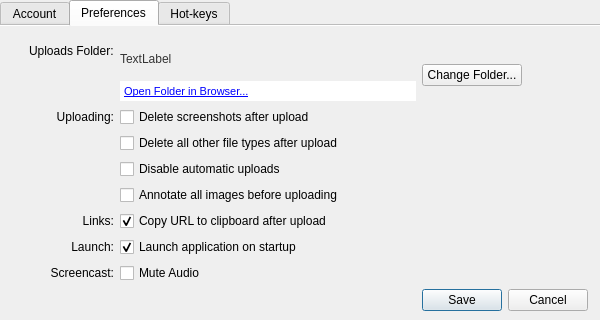
<?xml version="1.0" encoding="UTF-8"?>
<ui version="4.0">
 <class>PreferencesWidget</class>
 <widget class="QTabWidget" name="PreferencesWidget">
  <property name="enabled">
   <bool>true</bool>
  </property>
  <property name="geometry">
   <rect>
    <x>0</x>
    <y>0</y>
    <width>600</width>
    <height>320</height>
   </rect>
  </property>
  <property name="sizePolicy">
   <sizepolicy hsizetype="Minimum" vsizetype="Minimum">
    <horstretch>0</horstretch>
    <verstretch>0</verstretch>
   </sizepolicy>
  </property>
  <property name="minimumSize">
   <size>
    <width>600</width>
    <height>320</height>
   </size>
  </property>
  <property name="maximumSize">
   <size>
    <width>600</width>
    <height>320</height>
   </size>
  </property>
  <property name="contextMenuPolicy">
   <enum>Qt::CustomContextMenu</enum>
  </property>
  <property name="windowTitle">
   <string>Box SimpleShare</string>
  </property>
  <property name="windowIcon">
   <iconset resource="resources.qrc">
    <normaloff>:/res/loading_1.png</normaloff>:/res/loading_1.png</iconset>
  </property>
  <property name="styleSheet">
   <string notr="true"/>
  </property>
  <property name="tabPosition">
   <enum>QTabWidget::North</enum>
  </property>
  <property name="tabShape">
   <enum>QTabWidget::Rounded</enum>
  </property>
  <property name="currentIndex">
   <number>1</number>
  </property>
  <property name="iconSize">
   <size>
    <width>32</width>
    <height>32</height>
   </size>
  </property>
  <property name="elideMode">
   <enum>Qt::ElideNone</enum>
  </property>
  <property name="documentMode">
   <bool>true</bool>
  </property>
  <widget class="QWidget" name="accountPage">
   <property name="autoFillBackground">
    <bool>false</bool>
   </property>
   <property name="styleSheet">
    <string notr="true"/>
   </property>
   <attribute name="icon">
    <iconset resource="resources.qrc">
     <normaloff>:/res/icon_account.png</normaloff>:/res/icon_account.png</iconset>
   </attribute>
   <attribute name="title">
    <string>Account</string>
   </attribute>
   <layout class="QGridLayout" name="gridLayout_5">
    <property name="leftMargin">
     <number>9</number>
    </property>
    <property name="rightMargin">
     <number>9</number>
    </property>
    <item row="5" column="0">
     <layout class="QHBoxLayout" name="horizontalLayout_2">
      <property name="leftMargin">
       <number>9</number>
      </property>
      <property name="rightMargin">
       <number>9</number>
      </property>
      <item>
       <widget class="QLabel" name="versionLabel">
        <property name="font">
         <font>
          <weight>75</weight>
          <bold>true</bold>
         </font>
        </property>
        <property name="text">
         <string>v 2.0</string>
        </property>
       </widget>
      </item>
      <item>
       <spacer name="horizontalSpacer">
        <property name="orientation">
         <enum>Qt::Horizontal</enum>
        </property>
        <property name="sizeHint" stdset="0">
         <size>
          <width>40</width>
          <height>20</height>
         </size>
        </property>
       </spacer>
      </item>
     </layout>
    </item>
    <item row="1" column="0">
     <widget class="QGroupBox" name="loggedGroupBox">
      <property name="sizePolicy">
       <sizepolicy hsizetype="Preferred" vsizetype="Expanding">
        <horstretch>0</horstretch>
        <verstretch>0</verstretch>
       </sizepolicy>
      </property>
      <property name="title">
       <string>Account</string>
      </property>
      <property name="flat">
       <bool>false</bool>
      </property>
      <layout class="QGridLayout" name="gridLayout_3">
       <property name="leftMargin">
        <number>10</number>
       </property>
       <property name="rightMargin">
        <number>18</number>
       </property>
       <item row="0" column="0">
        <widget class="QLabel" name="lbUserIcon">
         <property name="minimumSize">
          <size>
           <width>40</width>
           <height>40</height>
          </size>
         </property>
         <property name="maximumSize">
          <size>
           <width>40</width>
           <height>40</height>
          </size>
         </property>
         <property name="text">
          <string/>
         </property>
         <property name="pixmap">
          <pixmap resource="resources.qrc">:/res/avatar.png</pixmap>
         </property>
         <property name="scaledContents">
          <bool>true</bool>
         </property>
        </widget>
       </item>
       <item row="0" column="1">
        <layout class="QVBoxLayout" name="verticalLayout_2">
         <item>
          <widget class="QLabel" name="lbUsername">
           <property name="font">
            <font>
             <pointsize>10</pointsize>
             <weight>75</weight>
             <bold>true</bold>
            </font>
           </property>
           <property name="text">
            <string>You are not logged in</string>
           </property>
          </widget>
         </item>
         <item>
          <widget class="QLabel" name="lbUsedInfo">
           <property name="enabled">
            <bool>false</bool>
           </property>
           <property name="text">
            <string>working in offline mode</string>
           </property>
          </widget>
         </item>
        </layout>
       </item>
       <item row="0" column="2">
        <spacer name="horizontalSpacer_3">
         <property name="orientation">
          <enum>Qt::Horizontal</enum>
         </property>
         <property name="sizeHint" stdset="0">
          <size>
           <width>230</width>
           <height>20</height>
          </size>
         </property>
        </spacer>
       </item>
       <item row="0" column="3">
        <widget class="QPushButton" name="loginLogoutPushButton">
         <property name="minimumSize">
          <size>
           <width>131</width>
           <height>32</height>
          </size>
         </property>
         <property name="maximumSize">
          <size>
           <width>16777215</width>
           <height>16777215</height>
          </size>
         </property>
         <property name="styleSheet">
          <string notr="true"/>
         </property>
         <property name="text">
          <string>Log In</string>
         </property>
        </widget>
       </item>
      </layout>
     </widget>
    </item>
    <item row="2" column="0">
     <widget class="QGroupBox" name="stackedGroupBox">
      <property name="sizePolicy">
       <sizepolicy hsizetype="Preferred" vsizetype="Expanding">
        <horstretch>0</horstretch>
        <verstretch>0</verstretch>
       </sizepolicy>
      </property>
      <property name="minimumSize">
       <size>
        <width>0</width>
        <height>33</height>
       </size>
      </property>
      <property name="title">
       <string>stackedGroupBox</string>
      </property>
      <layout class="QHBoxLayout" name="horizontalLayout_3">
       <property name="spacing">
        <number>0</number>
       </property>
       <property name="margin">
        <number>0</number>
       </property>
       <item>
        <widget class="QStackedWidget" name="stackedWidget">
         <property name="currentIndex">
          <number>1</number>
         </property>
         <widget class="QWidget" name="howToUsePage">
          <layout class="QHBoxLayout" name="horizontalLayout_5">
           <item>
            <layout class="QHBoxLayout" name="horizontalLayout_4">
             <property name="leftMargin">
              <number>9</number>
             </property>
             <property name="rightMargin">
              <number>9</number>
             </property>
             <item>
              <widget class="QLabel" name="labelNoteImage1">
               <property name="sizePolicy">
                <sizepolicy hsizetype="Fixed" vsizetype="Fixed">
                 <horstretch>0</horstretch>
                 <verstretch>0</verstretch>
                </sizepolicy>
               </property>
               <property name="text">
                <string/>
               </property>
               <property name="pixmap">
                <pixmap resource="resources.qrc">:/res/image_howto_step1.png</pixmap>
               </property>
              </widget>
             </item>
             <item>
              <widget class="QLabel" name="label_4">
               <property name="font">
                <font>
                 <weight>50</weight>
                 <bold>false</bold>
                </font>
               </property>
               <property name="text">
                <string>Drag files to system tray
or take a screenshot using Alt+Shift+4</string>
               </property>
              </widget>
             </item>
             <item>
              <widget class="QLabel" name="label_5">
               <property name="sizePolicy">
                <sizepolicy hsizetype="Fixed" vsizetype="Fixed">
                 <horstretch>0</horstretch>
                 <verstretch>0</verstretch>
                </sizepolicy>
               </property>
               <property name="text">
                <string/>
               </property>
               <property name="pixmap">
                <pixmap resource="resources.qrc">:/res/image_howto_step2.png</pixmap>
               </property>
              </widget>
             </item>
             <item>
              <widget class="QLabel" name="label_6">
               <property name="font">
                <font>
                 <weight>50</weight>
                 <bold>false</bold>
                </font>
               </property>
               <property name="text">
                <string>Check! It's done uploading
and the Link is copied to your clipboard</string>
               </property>
              </widget>
             </item>
            </layout>
           </item>
          </layout>
         </widget>
         <widget class="QWidget" name="page_10">
          <layout class="QGridLayout" name="gridLayout_2">
           <item row="1" column="0">
            <layout class="QGridLayout" name="gridLayout">
             <property name="leftMargin">
              <number>9</number>
             </property>
             <property name="rightMargin">
              <number>9</number>
             </property>
             <item row="1" column="0">
              <widget class="QProgressBar" name="progressBar">
               <property name="minimumSize">
                <size>
                 <width>0</width>
                 <height>32</height>
                </size>
               </property>
               <property name="maximumSize">
                <size>
                 <width>16777215</width>
                 <height>32</height>
                </size>
               </property>
               <property name="value">
                <number>24</number>
               </property>
               <property name="textVisible">
                <bool>true</bool>
               </property>
               <property name="invertedAppearance">
                <bool>false</bool>
               </property>
              </widget>
             </item>
             <item row="1" column="2">
              <widget class="QPushButton" name="stopPushButton">
               <property name="minimumSize">
                <size>
                 <width>131</width>
                 <height>32</height>
                </size>
               </property>
               <property name="text">
                <string>Cancel Upload</string>
               </property>
              </widget>
             </item>
             <item row="2" column="0" colspan="3">
              <widget class="QLabel" name="uploadingFileLabel">
               <property name="text">
                <string>Uploading</string>
               </property>
              </widget>
             </item>
             <item row="0" column="1">
              <spacer name="horizontalSpacer_4">
               <property name="orientation">
                <enum>Qt::Horizontal</enum>
               </property>
               <property name="sizeType">
                <enum>QSizePolicy::Fixed</enum>
               </property>
               <property name="sizeHint" stdset="0">
                <size>
                 <width>20</width>
                 <height>20</height>
                </size>
               </property>
              </spacer>
             </item>
            </layout>
           </item>
          </layout>
         </widget>
        </widget>
       </item>
      </layout>
     </widget>
    </item>
   </layout>
  </widget>
  <widget class="QWidget" name="preferencesPage">
   <attribute name="icon">
    <iconset resource="resources.qrc">
     <normaloff>:/res/icon_preferences.png</normaloff>:/res/icon_preferences.png</iconset>
   </attribute>
   <attribute name="title">
    <string>Preferences</string>
   </attribute>
   <layout class="QGridLayout" name="gridLayout_7">
    <item row="2" column="0">
     <layout class="QGridLayout" name="gridLayoutPreferences">
      <property name="leftMargin">
       <number>20</number>
      </property>
      <property name="topMargin">
       <number>0</number>
      </property>
      <property name="rightMargin">
       <number>3</number>
      </property>
      <item row="0" column="1">
       <spacer name="verticalSpacer_6">
        <property name="orientation">
         <enum>Qt::Vertical</enum>
        </property>
        <property name="sizeType">
         <enum>QSizePolicy::Expanding</enum>
        </property>
        <property name="sizeHint" stdset="0">
         <size>
          <width>13</width>
          <height>13</height>
         </size>
        </property>
       </spacer>
      </item>
      <item row="1" column="1" rowspan="4">
       <layout class="QVBoxLayout" name="verticalLayout_3">
        <property name="spacing">
         <number>0</number>
        </property>
        <item>
         <widget class="QLabel" name="uploadsFolderLabel">
          <property name="minimumSize">
           <size>
            <width>240</width>
            <height>0</height>
           </size>
          </property>
          <property name="styleSheet">
           <string notr="true">font: bold 10pt &quot;Arial&quot;;
color: #333333</string>
          </property>
          <property name="frameShape">
           <enum>QFrame::NoFrame</enum>
          </property>
          <property name="text">
           <string>TextLabel</string>
          </property>
         </widget>
        </item>
        <item>
         <widget class="QTextBrowser" name="textBrowser">
          <property name="sizePolicy">
           <sizepolicy hsizetype="Expanding" vsizetype="Fixed">
            <horstretch>0</horstretch>
            <verstretch>16</verstretch>
           </sizepolicy>
          </property>
          <property name="minimumSize">
           <size>
            <width>0</width>
            <height>20</height>
           </size>
          </property>
          <property name="maximumSize">
           <size>
            <width>16777215</width>
            <height>20</height>
           </size>
          </property>
          <property name="frameShape">
           <enum>QFrame::NoFrame</enum>
          </property>
          <property name="verticalScrollBarPolicy">
           <enum>Qt::ScrollBarAlwaysOff</enum>
          </property>
          <property name="horizontalScrollBarPolicy">
           <enum>Qt::ScrollBarAlwaysOff</enum>
          </property>
          <property name="html">
           <string>&lt;!DOCTYPE HTML PUBLIC &quot;-//W3C//DTD HTML 4.0//EN&quot; &quot;http://www.w3.org/TR/REC-html40/strict.dtd&quot;&gt;
&lt;html&gt;&lt;head&gt;&lt;meta name=&quot;qrichtext&quot; content=&quot;1&quot; /&gt;&lt;style type=&quot;text/css&quot;&gt;
p, li { white-space: pre-wrap; }
&lt;/style&gt;&lt;/head&gt;&lt;body style=&quot; font-family:'MS Shell Dlg 2'; font-size:8.25pt; font-weight:400; font-style:normal;&quot;&gt;
&lt;p style=&quot; margin-top:0px; margin-bottom:0px; margin-left:0px; margin-right:0px; -qt-block-indent:0; text-indent:0px;&quot;&gt;&lt;a href=&quot;openFolder&quot;&gt;&lt;span style=&quot; font-size:8pt; text-decoration: underline; color:#0000ff;&quot;&gt;Open Folder in Browser...&lt;/span&gt;&lt;/a&gt;&lt;/p&gt;&lt;/body&gt;&lt;/html&gt;</string>
          </property>
         </widget>
        </item>
       </layout>
      </item>
      <item row="3" column="2" rowspan="2" colspan="2">
       <layout class="QGridLayout" name="gridLayout_4">
        <item row="0" column="0">
         <widget class="QPushButton" name="changeFolderPushButton">
          <property name="minimumSize">
           <size>
            <width>100</width>
            <height>0</height>
           </size>
          </property>
          <property name="maximumSize">
           <size>
            <width>100</width>
            <height>16777215</height>
           </size>
          </property>
          <property name="text">
           <string>Change Folder...</string>
          </property>
         </widget>
        </item>
        <item row="0" column="1">
         <spacer name="horizontalSpacer_6">
          <property name="orientation">
           <enum>Qt::Horizontal</enum>
          </property>
          <property name="sizeHint" stdset="0">
           <size>
            <width>0</width>
            <height>0</height>
           </size>
          </property>
         </spacer>
        </item>
        <item row="1" column="0">
         <spacer name="verticalSpacer">
          <property name="orientation">
           <enum>Qt::Vertical</enum>
          </property>
          <property name="sizeHint" stdset="0">
           <size>
            <width>20</width>
            <height>40</height>
           </size>
          </property>
         </spacer>
        </item>
       </layout>
      </item>
      <item row="5" column="0">
       <widget class="QLabel" name="uploadingLabel">
        <property name="text">
         <string>Uploading:</string>
        </property>
        <property name="alignment">
         <set>Qt::AlignRight|Qt::AlignTrailing|Qt::AlignVCenter</set>
        </property>
       </widget>
      </item>
      <item row="5" column="1">
       <widget class="QCheckBox" name="deleteAfterUploadCheckBox">
        <property name="enabled">
         <bool>true</bool>
        </property>
        <property name="text">
         <string>Delete screenshots after upload</string>
        </property>
        <property name="checked">
         <bool>false</bool>
        </property>
       </widget>
      </item>
      <item row="6" column="1">
       <widget class="QCheckBox" name="deleteOtherCheckBox">
        <property name="text">
         <string>Delete all other file types after upload</string>
        </property>
        <property name="checked">
         <bool>false</bool>
        </property>
       </widget>
      </item>
      <item row="7" column="1">
       <widget class="QCheckBox" name="disableAutoUploadCheckBox">
        <property name="text">
         <string>Disable automatic uploads</string>
        </property>
        <property name="checked">
         <bool>false</bool>
        </property>
       </widget>
      </item>
      <item row="8" column="1">
       <widget class="QCheckBox" name="editorCheckBox">
        <property name="enabled">
         <bool>true</bool>
        </property>
        <property name="text">
         <string>Annotate all images before uploading</string>
        </property>
        <property name="checked">
         <bool>false</bool>
        </property>
       </widget>
      </item>
      <item row="9" column="0">
       <widget class="QLabel" name="linksLabel">
        <property name="text">
         <string>Links:</string>
        </property>
        <property name="alignment">
         <set>Qt::AlignRight|Qt::AlignTrailing|Qt::AlignVCenter</set>
        </property>
       </widget>
      </item>
      <item row="9" column="1">
       <widget class="QCheckBox" name="copyUrlCheckBox">
        <property name="text">
         <string>Copy URL to clipboard after upload</string>
        </property>
        <property name="checked">
         <bool>true</bool>
        </property>
       </widget>
      </item>
      <item row="10" column="0">
       <widget class="QLabel" name="launchLabel">
        <property name="text">
         <string>Launch:</string>
        </property>
        <property name="alignment">
         <set>Qt::AlignRight|Qt::AlignTrailing|Qt::AlignVCenter</set>
        </property>
       </widget>
      </item>
      <item row="10" column="1">
       <widget class="QCheckBox" name="startAtLoginCheckBox">
        <property name="text">
         <string>Launch application on startup</string>
        </property>
        <property name="checked">
         <bool>true</bool>
        </property>
       </widget>
      </item>
      <item row="11" column="0">
       <widget class="QLabel" name="label">
        <property name="text">
         <string>Screencast:</string>
        </property>
        <property name="alignment">
         <set>Qt::AlignRight|Qt::AlignTrailing|Qt::AlignVCenter</set>
        </property>
       </widget>
      </item>
      <item row="11" column="1">
       <widget class="QCheckBox" name="muteCheckBox">
        <property name="text">
         <string>Mute Audio</string>
        </property>
       </widget>
      </item>
      <item row="12" column="1">
       <spacer name="verticalSpacer_4">
        <property name="orientation">
         <enum>Qt::Vertical</enum>
        </property>
        <property name="sizeHint" stdset="0">
         <size>
          <width>0</width>
          <height>0</height>
         </size>
        </property>
       </spacer>
      </item>
      <item row="12" column="2">
       <widget class="QPushButton" name="okpushButton">
        <property name="maximumSize">
         <size>
          <width>92</width>
          <height>24</height>
         </size>
        </property>
        <property name="text">
         <string>Save</string>
        </property>
        <property name="autoDefault">
         <bool>false</bool>
        </property>
        <property name="default">
         <bool>true</bool>
        </property>
       </widget>
      </item>
      <item row="12" column="3">
       <widget class="QPushButton" name="cancelpushButton">
        <property name="maximumSize">
         <size>
          <width>92</width>
          <height>24</height>
         </size>
        </property>
        <property name="text">
         <string>Cancel</string>
        </property>
       </widget>
      </item>
      <item row="1" column="0">
       <spacer name="verticalSpacer_2">
        <property name="orientation">
         <enum>Qt::Vertical</enum>
        </property>
        <property name="sizeType">
         <enum>QSizePolicy::Fixed</enum>
        </property>
        <property name="sizeHint" stdset="0">
         <size>
          <width>20</width>
          <height>2</height>
         </size>
        </property>
       </spacer>
      </item>
      <item row="2" column="0">
       <widget class="QLabel" name="label_3">
        <property name="text">
         <string>Uploads Folder:</string>
        </property>
        <property name="alignment">
         <set>Qt::AlignLeading|Qt::AlignLeft|Qt::AlignVCenter</set>
        </property>
       </widget>
      </item>
     </layout>
    </item>
   </layout>
  </widget>
  <widget class="QWidget" name="shortcutsPage">
   <attribute name="icon">
    <iconset resource="resources.qrc">
     <normaloff>:/res/16x16_key_f.png</normaloff>:/res/16x16_key_f.png</iconset>
   </attribute>
   <attribute name="title">
    <string>Hot-keys</string>
   </attribute>
   <layout class="QVBoxLayout" name="verticalLayout">
    <item>
     <layout class="QGridLayout" name="gridLayout_9">
      <property name="topMargin">
       <number>12</number>
      </property>
      <property name="bottomMargin">
       <number>12</number>
      </property>
      <item row="0" column="2" rowspan="2">
       <widget class="QLabel" name="label_12">
        <property name="text">
         <string/>
        </property>
        <property name="pixmap">
         <pixmap resource="resources.qrc">:/res/image_hotkey_drawregion.png</pixmap>
        </property>
       </widget>
      </item>
      <item row="0" column="1">
       <widget class="QLabel" name="fullScreenLabel_2">
        <property name="sizePolicy">
         <sizepolicy hsizetype="Expanding" vsizetype="Preferred">
          <horstretch>0</horstretch>
          <verstretch>0</verstretch>
         </sizepolicy>
        </property>
        <property name="text">
         <string>Full Screen:</string>
        </property>
        <property name="alignment">
         <set>Qt::AlignBottom|Qt::AlignLeading|Qt::AlignLeft</set>
        </property>
        <property name="margin">
         <number>2</number>
        </property>
       </widget>
      </item>
      <item row="1" column="1">
       <widget class="KeySequenceWidget" name="fullScreenKeyWidget" native="true">
        <property name="minimumSize">
         <size>
          <width>70</width>
          <height>0</height>
         </size>
        </property>
        <property name="focusPolicy">
         <enum>Qt::StrongFocus</enum>
        </property>
       </widget>
      </item>
      <item row="0" column="3">
       <widget class="QLabel" name="regionKwyLabel_2">
        <property name="sizePolicy">
         <sizepolicy hsizetype="Expanding" vsizetype="Preferred">
          <horstretch>0</horstretch>
          <verstretch>0</verstretch>
         </sizepolicy>
        </property>
        <property name="text">
         <string>Draw Region:</string>
        </property>
        <property name="alignment">
         <set>Qt::AlignBottom|Qt::AlignLeading|Qt::AlignLeft</set>
        </property>
        <property name="margin">
         <number>2</number>
        </property>
       </widget>
      </item>
      <item row="1" column="3">
       <widget class="KeySequenceWidget" name="regionKeyWidget" native="true">
        <property name="minimumSize">
         <size>
          <width>70</width>
          <height>0</height>
         </size>
        </property>
        <property name="focusPolicy">
         <enum>Qt::StrongFocus</enum>
        </property>
       </widget>
      </item>
      <item row="2" column="0">
       <spacer name="verticalSpacer_5">
        <property name="orientation">
         <enum>Qt::Vertical</enum>
        </property>
        <property name="sizeType">
         <enum>QSizePolicy::Fixed</enum>
        </property>
        <property name="sizeHint" stdset="0">
         <size>
          <width>0</width>
          <height>6</height>
         </size>
        </property>
       </spacer>
      </item>
      <item row="0" column="0" rowspan="2">
       <widget class="QLabel" name="label_14">
        <property name="text">
         <string/>
        </property>
        <property name="pixmap">
         <pixmap resource="resources.qrc">:/res/image_hotkey_fullscreen.png</pixmap>
        </property>
       </widget>
      </item>
      <item row="3" column="4" rowspan="2">
       <widget class="QLabel" name="screencastLabel_3">
        <property name="text">
         <string/>
        </property>
        <property name="pixmap">
         <pixmap resource="resources.qrc">:/res/image_hotkey_screencast.png</pixmap>
        </property>
       </widget>
      </item>
      <item row="3" column="5">
       <widget class="QLabel" name="screencastKeyLabel_2">
        <property name="sizePolicy">
         <sizepolicy hsizetype="Expanding" vsizetype="Preferred">
          <horstretch>0</horstretch>
          <verstretch>0</verstretch>
         </sizepolicy>
        </property>
        <property name="text">
         <string>Screencast:</string>
        </property>
        <property name="alignment">
         <set>Qt::AlignBottom|Qt::AlignLeading|Qt::AlignLeft</set>
        </property>
        <property name="margin">
         <number>2</number>
        </property>
       </widget>
      </item>
      <item row="4" column="5">
       <widget class="KeySequenceWidget" name="screencastKeyWidget" native="true">
        <property name="minimumSize">
         <size>
          <width>70</width>
          <height>0</height>
         </size>
        </property>
        <property name="focusPolicy">
         <enum>Qt::StrongFocus</enum>
        </property>
       </widget>
      </item>
      <item row="1" column="5">
       <widget class="KeySequenceWidget" name="annotateKeyWidget" native="true">
        <property name="minimumSize">
         <size>
          <width>70</width>
          <height>0</height>
         </size>
        </property>
        <property name="focusPolicy">
         <enum>Qt::StrongFocus</enum>
        </property>
       </widget>
      </item>
      <item row="0" column="4" rowspan="2">
       <widget class="QLabel" name="label_11">
        <property name="text">
         <string/>
        </property>
        <property name="pixmap">
         <pixmap resource="resources.qrc">:/res/image_hotkey_drawregion.png</pixmap>
        </property>
       </widget>
      </item>
      <item row="0" column="5">
       <widget class="QLabel" name="regionKwyLabel">
        <property name="sizePolicy">
         <sizepolicy hsizetype="Expanding" vsizetype="Preferred">
          <horstretch>0</horstretch>
          <verstretch>0</verstretch>
         </sizepolicy>
        </property>
        <property name="text">
         <string>Draw Region and Annotate:</string>
        </property>
        <property name="alignment">
         <set>Qt::AlignBottom|Qt::AlignLeading|Qt::AlignLeft</set>
        </property>
        <property name="margin">
         <number>2</number>
        </property>
       </widget>
      </item>
      <item row="4" column="3">
       <widget class="KeySequenceWidget" name="uploadKeyWidget" native="true">
        <property name="minimumSize">
         <size>
          <width>70</width>
          <height>0</height>
         </size>
        </property>
        <property name="focusPolicy">
         <enum>Qt::StrongFocus</enum>
        </property>
       </widget>
      </item>
      <item row="3" column="3">
       <widget class="QLabel" name="uploadLabel_2">
        <property name="sizePolicy">
         <sizepolicy hsizetype="Expanding" vsizetype="Preferred">
          <horstretch>0</horstretch>
          <verstretch>0</verstretch>
         </sizepolicy>
        </property>
        <property name="text">
         <string>Upload Files:</string>
        </property>
        <property name="alignment">
         <set>Qt::AlignBottom|Qt::AlignLeading|Qt::AlignLeft</set>
        </property>
        <property name="margin">
         <number>2</number>
        </property>
       </widget>
      </item>
      <item row="3" column="2" rowspan="2">
       <widget class="QLabel" name="uploadIcon_2">
        <property name="text">
         <string/>
        </property>
        <property name="pixmap">
         <pixmap resource="resources.qrc">:/res/image_hotkey_fullscreen.png</pixmap>
        </property>
       </widget>
      </item>
      <item row="3" column="1">
       <widget class="QLabel" name="windowLabel_2">
        <property name="sizePolicy">
         <sizepolicy hsizetype="Expanding" vsizetype="Preferred">
          <horstretch>0</horstretch>
          <verstretch>0</verstretch>
         </sizepolicy>
        </property>
        <property name="text">
         <string>Grab Window:</string>
        </property>
        <property name="alignment">
         <set>Qt::AlignBottom|Qt::AlignLeading|Qt::AlignLeft</set>
        </property>
        <property name="margin">
         <number>2</number>
        </property>
       </widget>
      </item>
      <item row="4" column="1">
       <widget class="KeySequenceWidget" name="windowKeyWidget" native="true">
        <property name="minimumSize">
         <size>
          <width>70</width>
          <height>0</height>
         </size>
        </property>
        <property name="focusPolicy">
         <enum>Qt::StrongFocus</enum>
        </property>
       </widget>
      </item>
      <item row="3" column="0" rowspan="2">
       <widget class="QLabel" name="windowIcon_2">
        <property name="text">
         <string/>
        </property>
        <property name="pixmap">
         <pixmap resource="resources.qrc">:/res/image_hotkey_drawregion.png</pixmap>
        </property>
       </widget>
      </item>
      <item row="6" column="0" colspan="6">
       <layout class="QHBoxLayout" name="horizontalLayout">
        <item>
         <spacer name="horizontalSpacer_5">
          <property name="orientation">
           <enum>Qt::Horizontal</enum>
          </property>
          <property name="sizeHint" stdset="0">
           <size>
            <width>40</width>
            <height>20</height>
           </size>
          </property>
         </spacer>
        </item>
        <item>
         <widget class="QToolButton" name="defaultsShortcutsPushButton">
          <property name="sizePolicy">
           <sizepolicy hsizetype="Fixed" vsizetype="Fixed">
            <horstretch>0</horstretch>
            <verstretch>0</verstretch>
           </sizepolicy>
          </property>
          <property name="text">
           <string>Reset to defaults</string>
          </property>
          <property name="icon">
           <iconset>
            <normaloff>:/res/reset.png</normaloff>:/res/reset.png</iconset>
          </property>
          <property name="toolButtonStyle">
           <enum>Qt::ToolButtonTextBesideIcon</enum>
          </property>
          <property name="autoRaise">
           <bool>false</bool>
          </property>
         </widget>
        </item>
       </layout>
      </item>
      <item row="5" column="0" colspan="5">
       <widget class="QLabel" name="label_2">
        <property name="text">
         <string>Type shortcut or press Esc to cancel</string>
        </property>
        <property name="alignment">
         <set>Qt::AlignLeading|Qt::AlignLeft|Qt::AlignVCenter</set>
        </property>
       </widget>
      </item>
     </layout>
    </item>
   </layout>
  </widget>
  <action name="actionQuit">
   <property name="icon">
    <iconset resource="resources.qrc">
     <normaloff>:/res/icon_quit.png</normaloff>:/res/icon_quit.png</iconset>
   </property>
   <property name="text">
    <string>Quit</string>
   </property>
   <property name="menuRole">
    <enum>QAction::TextHeuristicRole</enum>
   </property>
  </action>
  <action name="actionPreferences">
   <property name="icon">
    <iconset resource="resources.qrc">
     <normaloff>:/res/icon_settings.png</normaloff>:/res/icon_settings.png</iconset>
   </property>
   <property name="text">
    <string>Preferences...</string>
   </property>
  </action>
  <action name="actionFullScreen">
   <property name="icon">
    <iconset resource="resources.qrc">
     <normaloff>:/res/icon_capturedesktop.png</normaloff>:/res/icon_capturedesktop.png</iconset>
   </property>
   <property name="text">
    <string>Grab full screen</string>
   </property>
  </action>
  <action name="actionRegion">
   <property name="icon">
    <iconset resource="resources.qrc">
     <normaloff>:/res/icon_captureregion.png</normaloff>:/res/icon_captureregion.png</iconset>
   </property>
   <property name="text">
    <string>Draw region</string>
   </property>
  </action>
  <action name="actionWindow">
   <property name="text">
    <string>Grab window</string>
   </property>
   <property name="toolTip">
    <string>Grab window</string>
   </property>
  </action>
  <action name="actionUpload">
   <property name="icon">
    <iconset resource="resources.qrc">
     <normaloff>:/res/icon_upload.png</normaloff>:/res/icon_upload.png</iconset>
   </property>
   <property name="text">
    <string>Upload file</string>
   </property>
  </action>
  <action name="actionUploads">
   <property name="icon">
    <iconset resource="resources.qrc">
     <normaloff>:/res/icon_disable-upload.png</normaloff>
     <normalon>:/res/icon_disable-upload.png</normalon>:/res/icon_disable-upload.png</iconset>
   </property>
   <property name="text">
    <string>Enable uploads</string>
   </property>
  </action>
  <action name="actionVideo">
   <property name="icon">
    <iconset resource="resources.qrc">
     <normaloff>:/res/icon_screencast.png</normaloff>:/res/icon_screencast.png</iconset>
   </property>
   <property name="text">
    <string>Record video</string>
   </property>
  </action>
 </widget>
 <customwidgets>
  <customwidget>
   <class>KeySequenceWidget</class>
   <extends>QWidget</extends>
   <header location="global">keysequencewidget.h</header>
   <container>1</container>
  </customwidget>
 </customwidgets>
 <tabstops>
  <tabstop>loginLogoutPushButton</tabstop>
  <tabstop>deleteAfterUploadCheckBox</tabstop>
  <tabstop>deleteOtherCheckBox</tabstop>
  <tabstop>disableAutoUploadCheckBox</tabstop>
  <tabstop>editorCheckBox</tabstop>
  <tabstop>copyUrlCheckBox</tabstop>
  <tabstop>startAtLoginCheckBox</tabstop>
  <tabstop>muteCheckBox</tabstop>
  <tabstop>defaultsShortcutsPushButton</tabstop>
  <tabstop>fullScreenKeyWidget</tabstop>
  <tabstop>regionKeyWidget</tabstop>
  <tabstop>annotateKeyWidget</tabstop>
  <tabstop>windowKeyWidget</tabstop>
  <tabstop>uploadKeyWidget</tabstop>
  <tabstop>screencastKeyWidget</tabstop>
 </tabstops>
 <resources>
  <include location="resources.qrc"/>
 </resources>
 <connections/>
</ui>
